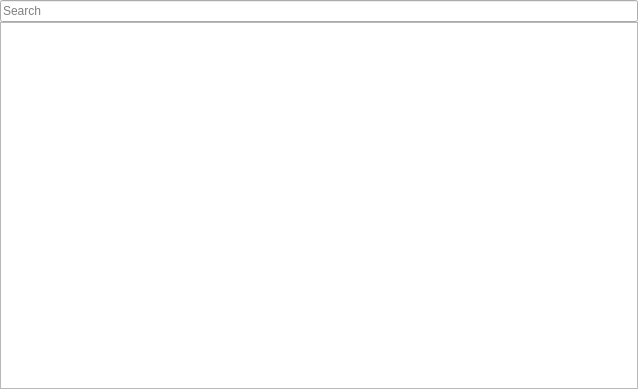
<?xml version="1.0" encoding="UTF-8"?>
<ui version="4.0">
 <class>StringsTab</class>
 <widget class="QWidget" name="StringsTab">
  <property name="geometry">
   <rect>
    <x>0</x>
    <y>0</y>
    <width>638</width>
    <height>389</height>
   </rect>
  </property>
  <property name="windowTitle">
   <string>Form</string>
  </property>
  <layout class="QVBoxLayout" name="verticalLayout">
   <property name="spacing">
    <number>0</number>
   </property>
   <property name="leftMargin">
    <number>0</number>
   </property>
   <property name="topMargin">
    <number>0</number>
   </property>
   <property name="rightMargin">
    <number>0</number>
   </property>
   <property name="bottomMargin">
    <number>0</number>
   </property>
   <item>
    <widget class="QLineEdit" name="leFilter">
     <property name="placeholderText">
      <string>Search</string>
     </property>
    </widget>
   </item>
   <item>
    <widget class="QTableView" name="tvStrings">
     <property name="alternatingRowColors">
      <bool>true</bool>
     </property>
     <property name="selectionMode">
      <enum>QAbstractItemView::SingleSelection</enum>
     </property>
     <property name="selectionBehavior">
      <enum>QAbstractItemView::SelectRows</enum>
     </property>
     <attribute name="horizontalHeaderStretchLastSection">
      <bool>true</bool>
     </attribute>
     <attribute name="verticalHeaderVisible">
      <bool>false</bool>
     </attribute>
    </widget>
   </item>
  </layout>
 </widget>
 <resources/>
 <connections/>
</ui>
